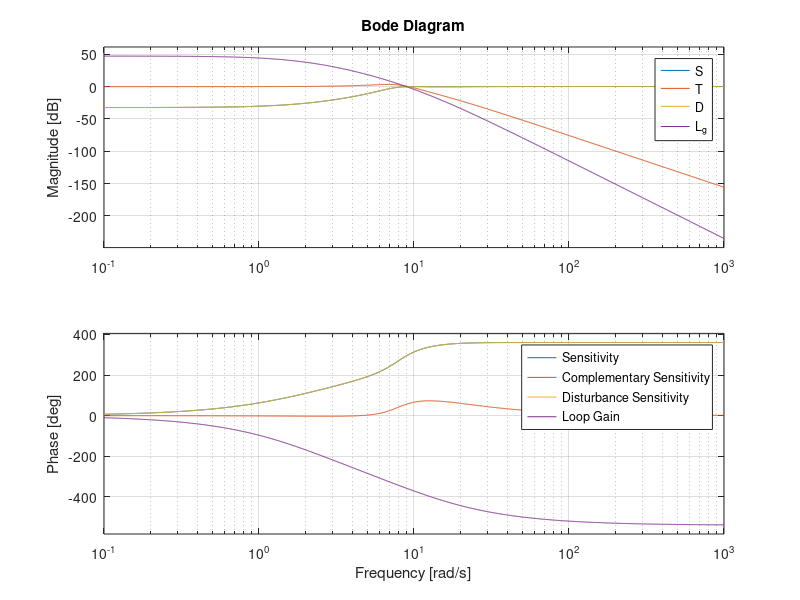

MATLAB code for this plot: (Note: this script raises an error after producing the figure.)
clc; clear all; close all;
G = tf([0.55], [0.005 0.06 0.1002]);
Gd = tf([0.2], [0.005 0.06 0.1002]);
plant = G + Gd;


wc = 0.22; % rad/s
PM = 45; % degrees(1 + 0.1s)/(1 + 10s)

% Design the controller using loop-shaping
s = tf('s');
Kr=(1 + 1.59*s)/(1 + 0.016*s) ; % lead-lag 
Kp = 0.0038; 
Ti = 0.044; % integral time constant
C_pi = Kp*((s+Ti)/s);% PI controller
C = C_pi*Kr; 
L = G*plant; 
S = 1/(1 + L); 
T = L/(1 + L); 
D = 1 - T; 
L_g = L*G; 

% Plot the sensitivity functions and loop gain
figure;
bode(S, T, D, L_g);
legend('Sensitivity', 'Complementary Sensitivity', 'Disturbance Sensitivity', 'Loop Gain');

% Simulate the closed-loop system in the time domain
sys_cl = feedback(L, 1);
t = 0:0.01:20;
r = 1*ones(size(t));
d = 0.1*ones(size(t));
[y, t] = lsim(sys_cl, r, t, d);
figure;
plot(t, y);
xlabel('Time (s)');
ylabel('Output y');
title('Time domain response');

% Ypologismos the H-infinity norm of the closed-loop transfer function from disturbance to output
sys_DtoY = feedback(G, C);
hinfnorm(sys_DtoY) % Anaparastash the H-infinity norm
